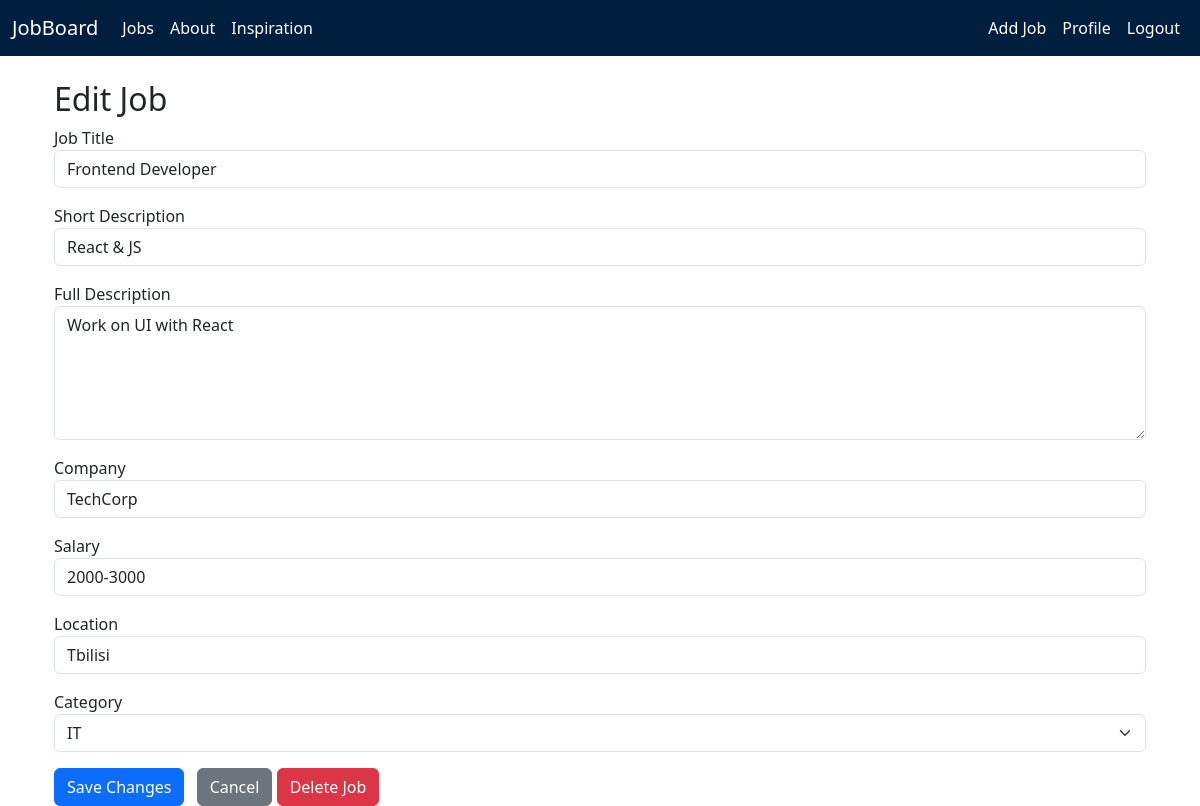
The app's page /jobs/1/edit (signed in) with its own data.
### app/models.py (models this page shows)
class Job(db.Model):
    id = db.Column(db.Integer, primary_key=True)
    title = db.Column(db.String(100), nullable=False)
    short_desc = db.Column(db.String(200), nullable=False)
    full_desc = db.Column(db.Text, nullable=False)
    company = db.Column(db.String(100), nullable=False)
    salary = db.Column(db.String(50))
    location = db.Column(db.String(100))
    category = db.Column(db.String(50))
    date_posted = db.Column(db.DateTime, default=datetime.utcnow)
    user_id = db.Column(db.Integer, db.ForeignKey('user.id'), nullable=False)

### app/routes.py (the view, shortened to what this page needs)
@bp.route("/jobs/<int:job_id>/edit", methods=['GET', 'POST'])
@login_required
def edit_job(job_id):
    job = Job.query.get_or_404(job_id)
    if job.author != current_user:
        flash("You are not authorized to edit this job.", "danger")
        return redirect(url_for("main.jobs"))
    form = JobForm(obj=job)  # Pre-fill form with job data
    return render_template("edit_job.html", form=form, job=job)

### app/forms.py
class JobForm(FlaskForm):
    title = StringField('Job Title', validators=[DataRequired()])
    short_desc = StringField('Short Description', validators=[DataRequired()])
    full_desc = TextAreaField('Full Description', validators=[DataRequired()])
    company = StringField('Company', validators=[DataRequired()])
    salary = StringField('Salary')
    location = StringField('Location')
    category = SelectField('Category', choices=[('IT','IT'),('Design','Design'),('Finance','Finance'),('Marketing','Marketing'),('Healthcare','Healthcare'),('Education','Education')])
    submit = SubmitField('Post Job')

### app/models.py (called while the page is built)
@login_manager.user_loader
def load_user(user_id):   #ამოწმებს უზერს მონაცემთა ბაზიდან
    return User.query.get(int(user_id))

### app/templates/edit_job.html (shortened to what this page needs)
{% extends "layout.html" %}
{% block content %}
<div class="container mt-4">
    <h2>Edit Job</h2>
    <form method="POST">
        <div class="mb-3">
            {{ form.title.label }}
            {{ form.title(class="form-control") }}
        </div>
        <div class="mb-3">
            {{ form.short_desc.label }}
            {{ form.short_desc(class="form-control") }}
        </div>
        <div class="mb-3">
            {{ form.full_desc.label }}
            {{ form.full_desc(class="form-control", rows="5") }}
        </div>
        <div class="mb-3">
            {{ form.company.label }}
            {{ form.company(class="form-control") }}
        </div>
        <div class="mb-3">
            {{ form.salary.label }}
            {{ form.salary(class="form-control") }}
        </div>
        <div class="mb-3">
            {{ form.location.label }}
            {{ form.location(class="form-control") }}
        </div>
        <div class="mb-3">
            {{ form.category.label }}
            {{ form.category(class="form-select") }}
        </div>
        <button type="submit" class="btn btn-primary">Save Changes</button>
        <a href="{{ url_for('main.job_detail', job_id=job.id) }}" class="btn btn-secondary ms-2">Cancel</a>
        <form action="{{ url_for('main.delete_job', job_id=job.id) }}" method="POST" class="d-inline ms-2">
            <button type="submit" class="btn btn-danger"
                    onclick="return confirm('Are you sure you want to delete this job?');">
                Delete Job
            </button>
        </form>
    </form>
</div>
{% endblock %}

### records on screen
Job: title "Frontend Developer", short_desc "React & JS", full_desc "Work on UI with React", company "TechCorp", salary "2000-3000", location "Tbilisi", category "IT"
